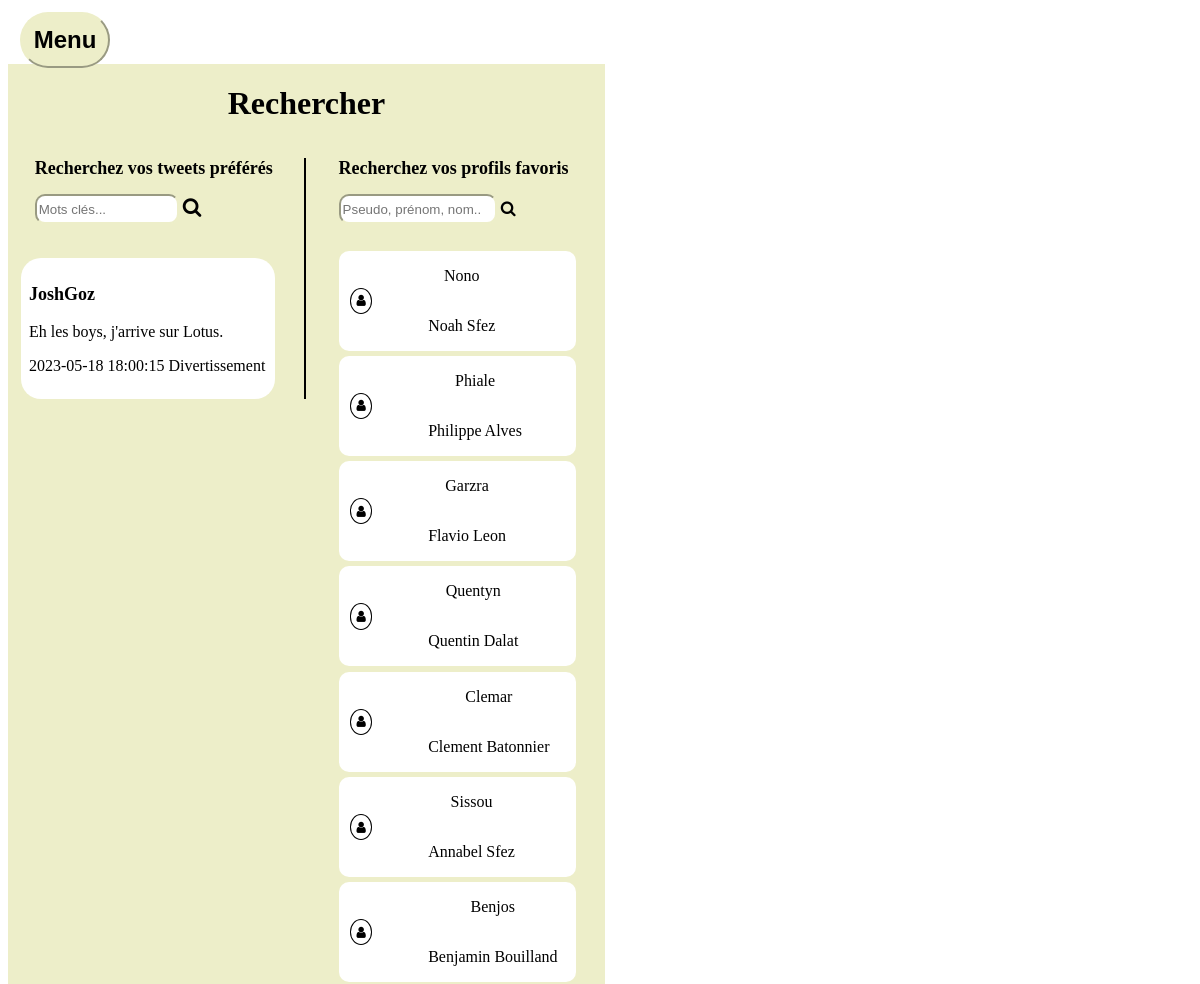
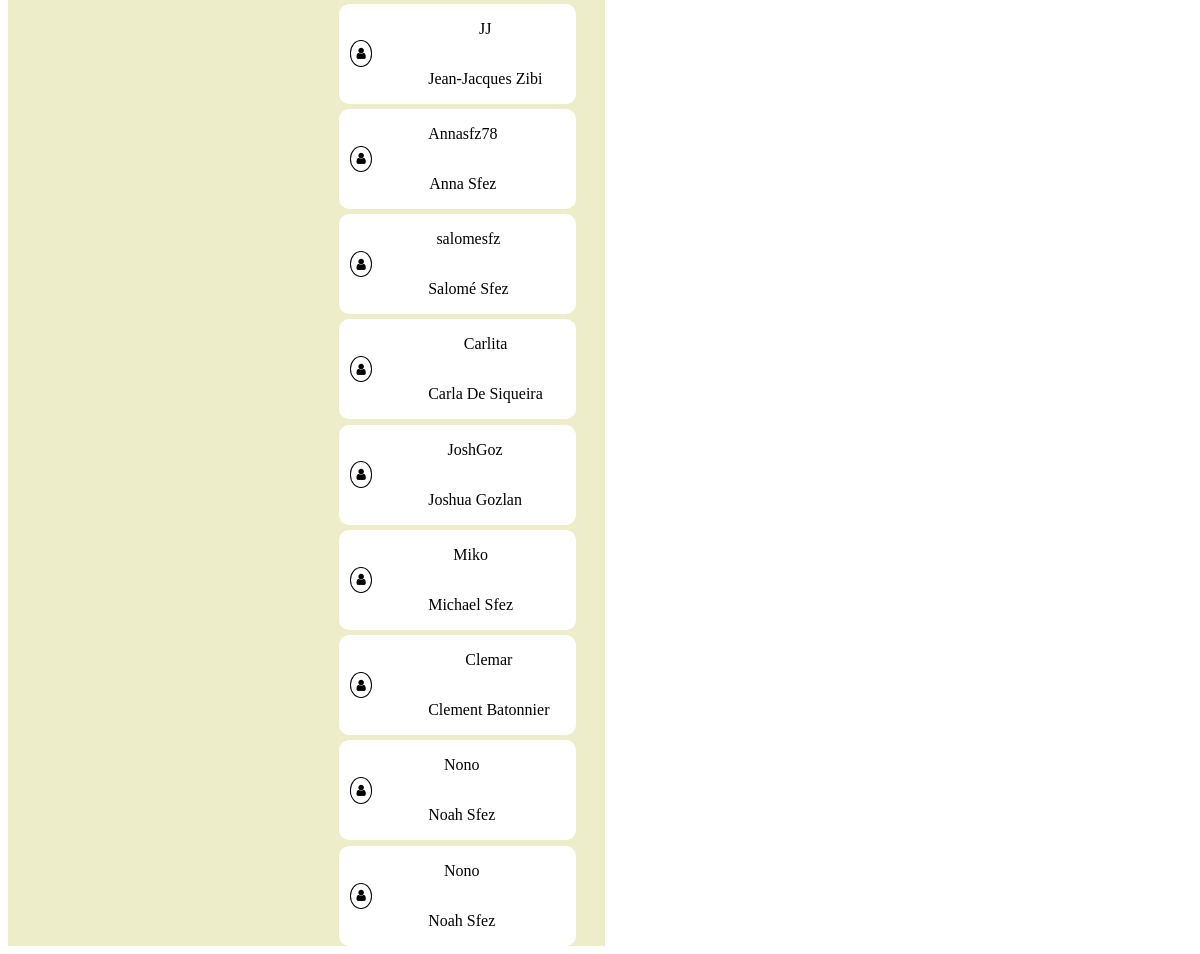
Screenshot of /recherche.php?value_recherche=Eh les boys, j'arrive sur Lotus.  with the database file from the repository (2 pictures, top to bottom).
### tables this page shows
CREATE TABLE `tweet` (
  `id_tweet` int NOT NULL,
  `message` text NOT NULL,
  `date_heure_message` datetime NOT NULL,
  `type` varchar(40) NOT NULL,
  `image_chemin` varchar(260) DEFAULT NULL,
  `id_users` int NOT NULL
);

CREATE TABLE `users` (
  `id_users` int NOT NULL,
  `pseudo` varchar(30) NOT NULL,
  `prenom` varchar(30) NOT NULL,
  `nom` varchar(30) NOT NULL,
  `mail` varchar(40) NOT NULL,
  `mdp` varchar(255) NOT NULL,
  `user_photo` varchar(150) DEFAULT 'https://picsum.photos/100/100',
  `date_de_naissance` date NOT NULL
);

### recherche.php (the view, shortened to what this page needs)
<!DOCTYPE html>
<html lang="fr">
<head>
    <link rel="stylesheet" href="https://cdnjs.cloudflare.com/ajax/libs/font-awesome/4.7.0/css/font-awesome.min.css">
    <link rel="stylesheet" type="text/css" href="style.css">
</head>
<?php
$pdo = new PDO('mysql:host=localhost;dbname=testtwitter','root', '', array(PDO::ATTR_ERRMODE => PDO::ERRMODE_WARNING, PDO::MYSQL_ATTR_INIT_COMMAND => 'SET NAMES utf8'));
?>
<body>
    <button class='button-menu profil-page'>Menu</button>
        <main class="main_recherche">
            <div class="background-search">
                <h1>Rechercher</h1>
                <div class="recherche-profil-tweet">
                    <div class="recherche-tweets">
                        <?php
                        $alltweets = $pdo->query('SELECT t.id_tweet, t.message, t.date_heure_message, t.type, u.pseudo, u.user_photo FROM tweet t INNER JOIN users u ON t.id_users = u.id_users ORDER BY t.date_heure_message DESC');
                        if(isset($_GET['value_recherche']) && !empty($_GET['value_recherche'])){
                            $recherche = $_GET['value_recherche'];
                            $alltweets = $pdo->query('SELECT t.id_tweet, t.message, t.date_heure_message, t.type, u.pseudo, u.user_photo FROM tweet t INNER JOIN users u ON t.id_users = u.id_users WHERE t.message LIKE "%' . $recherche . '%" ORDER BY t.date_heure_message DESC');
                        }
                        ?>
                        <div class="espace_recherche_tweet">
                            <div class="title-form-tweet">
                                <h2 class="title-rechercher">Recherchez vos tweets préférés</h2>
                                <form method="get" class="form-recherche-tweet">
                                    <input type="search" class="rech" name="value_recherche" placeholder="Mots clés...">
                                    <label for="search-input-tweet" class="search-icon-label">
                                        <i class="fa fa-search icone-rechercher"></i>
                                    </label>
                                </form>
                            </div>
                            <div class="affichage_tweet">
                                <?php
                                if($alltweets && $alltweets->rowCount() > 0){
                                    while($tweets = $alltweets->fetch()){
                                        echo '<a href="user.php?profil='. $tweets['pseudo'] . '">';
                                        echo '<div class="message_recherche_tweet">';
                                        echo      '<p class="pseudo_recherche">'. $tweets['pseudo']. '</p>';
                                        echo      '<p class="tweet_recherche">'.  $tweets['message'].'</p>';
                                        echo      '<p class="date_recherche">'.  $tweets['date_heure_message'] . ' ' . $tweets['type'].'</p>';
                                        echo '</div>';
                                        echo '</a>';
                                    }
                                } else {
                                ?>
                                    <p class="no_tweet">Pas de tweets trouvés</p>
                                <?php
                                }
                                ?>
                            </div>
                        </div>
                    </div>
                    <div class="recherche-profil">
                    <?php
                        $allusers=  $pdo->query('SELECT * FROM users');
                        ?>
                        <div class="espace_recherche_user">
                        <h2 class="title-rechercher">Recherchez vos profils favoris</h2>
                            <form method="get" class="form-recherche-user" name="fo">
                                <input type="search" class="rech" name="value_recherche_user" placeholder="Pseudo, prénom, nom...">
                                <label for="search-input" class="search-icon-label">
                                    <i class="fa fa-search icone"></i>
                                </label>
                            </form>
                            <div class="affichage_user">
                            <?php
                                if ($allusers->rowCount() > 0) {
                                    while ($user = $allusers->fetch()) {
                                        echo '<a href="user.php?profil='. $user['pseudo'] . '">';
                                        echo '<div class="message_recherche_user">';
                                        echo '<div><i class="fa fa-user icone-recherche-profil"></i></div>';
                                        echo '<div class="message-prenom">';
                                        echo '<p class="user_recherche">'.$user['pseudo'].' </p>';
                                        echo '<p class="prenom_nom">'. $user['prenom'] . ' ' . $user['nom'].'</p>';
                                        echo '</div>';
                                        echo '</div>';
                                        echo '</a>';
                                    }
                                } else {
                                    echo '<p class="no_tweet">Pas de profils trouvés</p>';
                                }
                                ?>
                            </div>
                        </div>
                    </div>
                </div>
            </div>
        </main>
</body>
</html>

### style.css (style rules this page uses)
* { box-sizing: border-box; }
a { color: rgb(0, 0, 0); text-decoration: unset; }
main { display: flex; margin-left: 33.3%; }
body { background-color: var(--background-clair); display: flex; flex-direction: column; }
:root { --couleur-sport: #E38181; --couleur-politique: #AC9F9F; --couleur-musique: #BE86B9; --couleur-divertissement: #CFD492; --couleur-cinema: #383638; --couleur-voyage: #99D89C; --couleur-cuisine: #999FD4; --couleur-art: #DEACE2; --violet-lotus: rgb(171, 86, 162); --background-dark: black; --background-clair: white; }
@media screen and (max-width: 1200px) { main { margin: 0; } }

### components/header.css (style rules this page uses)
.button-menu { display: none; }
@media screen and (max-width:1200px) { body { display: flex; align-items: flex-start; } }
@media screen and (max-width:1200px) { .button-menu { display: block; position: absolute; top: 133px; margin-left: 1%; border-radius: 50px; font-size: x-large; padding: 1%; background-color: #EDEEC9; border-color: #EDEEC9; font-weight: 700; z-index: 2; } }
@media screen and (max-width:1200px) { .button-menu.profil-page { top: 12px; position: sticky; } }

### components/recherche.css (style rules this page uses)
.background-search { background-color: #EDEEC9; width: 100%; height: auto; display: flex; flex-direction: column; align-items: center; }
.recherche-profil-tweet { display: grid; grid-template-columns: 1fr 1fr; justify-items: center; }
.message_recherche_tweet { background-color: white; border-radius: 20px; padding: 3%; margin-top: 2%; transition: 0.5s; }
.espace_recherche_tweet { padding-right: 10% ; border-right: 2px solid black; position: sticky; }
.pseudo_recherche { font-weight: bold; font-size: large; }
.message_recherche_user { background-color: white; border-radius: 10px; width: 100%; margin-top: 2%; display: flex; justify-content: flex-start; align-items: center; transition: 0.5s; }
.message-prenom { display: flex; flex-direction: column; align-items: center; margin-left: 33%; }
.icone-recherche-profil { border: 1px solid black; border-radius: 50%; padding: 50%; margin-left: 100%; font-size: 20px; }
.rech { height: 30px; border-radius: 10px; border-color: #EDEEC9; }
.icone-rechercher { font-size: 20px; }
.main_recherche { display: grid; grid-template-columns: 1fr }
.affichage_tweet { display: grid; grid-template-columns: 1fr 1fr; gap: 1%; margin-left: 5%; margin-top: 3%; }
.title-form-tweet { margin-left: 10%; }
@media screen and (max-width:1200px) { .affichage_tweet { display: grid; grid-template-columns: 1fr; } }
@media screen and (max-width:1200px) { .message_recherche_user { width: 90%; } }
@media screen and (max-width:1200px) { .rech { width: 60%; } }
@media screen and (max-width:1200px) { .title-rechercher { font-size: large; } }
@media screen and (max-width:1200px) { .espace_recherche_user { margin-left: 10%; } }
@media screen and (max-width:1200px) { .icone-recherche-profil { font-size: 13px; } }

### rows the page displays
tweet: id_users.pseudo "JoshGoz", message "Eh les boys, j'arrive sur Lotus.", date_heure_message "2023-05-18 18:00:15", type "Divertissement"
users: pseudo "Nono", prenom "Noah", nom "Sfez"
users: pseudo "Phiale", prenom "Philippe", nom "Alves"
users: pseudo "Garzra", prenom "Flavio", nom "Leon"
users: pseudo "Quentyn", prenom "Quentin", nom "Dalat"
users: pseudo "Clemar", prenom "Clement", nom "Batonnier"
users: pseudo "Sissou", prenom "Annabel", nom "Sfez"
users: pseudo "Benjos", prenom "Benjamin", nom "Bouilland"
users: pseudo "JJ", prenom "Jean-Jacques", nom "Zibi"
users: pseudo "Annasfz78", prenom "Anna", nom "Sfez"
users: pseudo "salomesfz", prenom "Salomé", nom "Sfez"
users: pseudo "Carlita", prenom "Carla", nom "De Siqueira"
users: pseudo "JoshGoz", prenom "Joshua", nom "Gozlan"
users: pseudo "Miko", prenom "Michael", nom "Sfez"
users: pseudo "Clemar", prenom "Clement", nom "Batonnier"
users: pseudo "Nono", prenom "Noah", nom "Sfez"
users: pseudo "Nono", prenom "Noah", nom "Sfez"
